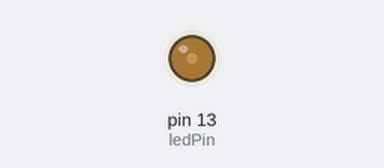
Simulated run of this sketch. Board: Arduino Uno, built with avr-gcc and run on an emulated ATmega328P. Shown: output pins drawn as LEDs (lit = HIGH).

Above: at 0.6 s.
At 2.36 s:
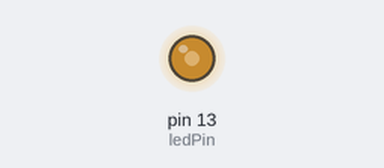
At 4.16 s:
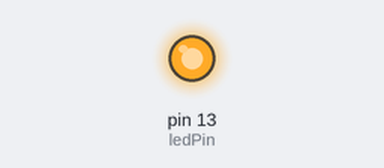
At 4.7 s:
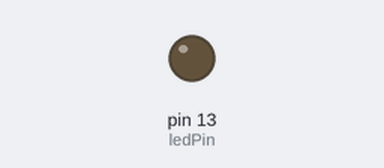
Timing chart, 0 to 5.0 s (numbered marks = the images above):
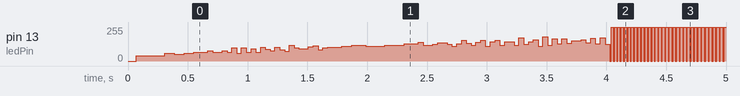

The sketch:

m1-c.ino
```cpp
#define MAXINTERVAL 20
#define MININTERVAL 1
#define RUNNINGTIME 5000

const int ledPin = 13;
int ledState = LOW;

float blinkSpeed = (float) (MAXINTERVAL - MININTERVAL) / RUNNINGTIME;

int offInterval = 10;
int onInterval = MININTERVAL;

int interval = onInterval;

long int previousMillis = 0;
long int previousStateMillis = 0;

void setup()
{
    pinMode(ledPin, OUTPUT);
}

void loop()
{
    long int currentMillis = millis();

    if (currentMillis - previousStateMillis > (float) RUNNINGTIME / (MAXINTERVAL - MININTERVAL) && onInterval < 20)
    {
        previousStateMillis = currentMillis;
        onInterval++;
    }

    if (currentMillis - previousMillis > interval)
    {
        previousMillis = currentMillis;

        if (ledState == LOW)
        {
            ledState = HIGH;
            interval = onInterval;
        }
        else
        {
            ledState = LOW;
            interval = offInterval;
        }

        digitalWrite(ledPin, ledState);
    }

}
```
